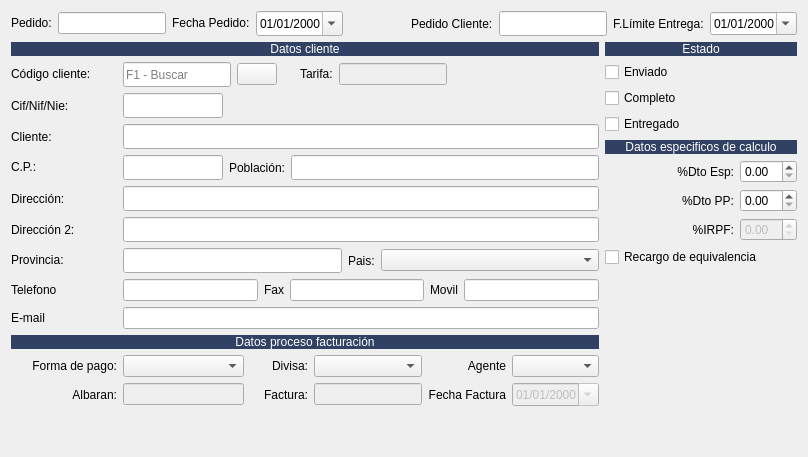
         <widget class="QWidget" name="tab_5">
          <attribute name="title">
           <string>Cabecera Pedido</string>
          </attribute>
          <layout class="QGridLayout" name="gridLayout_5">
           <item row="0" column="0" colspan="9">
            <layout class="QHBoxLayout" name="horizontalLayout_6">
             <item>
              <widget class="QLabel" name="lblnumalb">
               <property name="sizePolicy">
                <sizepolicy hsizetype="Preferred" vsizetype="Fixed">
                 <horstretch>0</horstretch>
                 <verstretch>0</verstretch>
                </sizepolicy>
               </property>
               <property name="text">
                <string>Pedido:</string>
               </property>
              </widget>
             </item>
             <item>
              <widget class="QLineEdit" name="txtpedido">
               <property name="maximumSize">
                <size>
                 <width>120</width>
                 <height>16777215</height>
                </size>
               </property>
              </widget>
             </item>
             <item>
              <widget class="QLabel" name="label">
               <property name="sizePolicy">
                <sizepolicy hsizetype="Preferred" vsizetype="Fixed">
                 <horstretch>0</horstretch>
                 <verstretch>0</verstretch>
                </sizepolicy>
               </property>
               <property name="text">
                <string>Fecha Pedido:</string>
               </property>
              </widget>
             </item>
             <item>
              <widget class="QDateEdit" name="txtfecha">
               <property name="minimumSize">
                <size>
                 <width>0</width>
                 <height>25</height>
                </size>
               </property>
               <property name="displayFormat">
                <string>dd/MM/yyyy</string>
               </property>
               <property name="calendarPopup">
                <bool>true</bool>
               </property>
              </widget>
             </item>
             <item>
              <spacer name="horizontalSpacer">
               <property name="orientation">
                <enum>Qt::Horizontal</enum>
               </property>
               <property name="sizeHint" stdset="0">
                <size>
                 <width>40</width>
                 <height>20</height>
                </size>
               </property>
              </spacer>
             </item>
             <item>
              <widget class="QLabel" name="label_24">
               <property name="text">
                <string>Pedido Cliente:</string>
               </property>
              </widget>
             </item>
             <item>
              <widget class="QLineEdit" name="txtpedido_cliente">
               <property name="minimumSize">
                <size>
                 <width>0</width>
                 <height>25</height>
                </size>
               </property>
               <property name="focusPolicy">
                <enum>Qt::NoFocus</enum>
               </property>
               <property name="readOnly">
                <bool>true</bool>
               </property>
              </widget>
             </item>
             <item>
              <widget class="QLabel" name="label_42">
               <property name="text">
                <string>F.Límite Entrega:</string>
               </property>
              </widget>
             </item>
             <item>
              <widget class="QDateEdit" name="txtfecha_limite_entrega">
               <property name="maximumSize">
                <size>
                 <width>120</width>
                 <height>16777215</height>
                </size>
               </property>
               <property name="displayFormat">
                <string>dd/MM/yyyy</string>
               </property>
               <property name="calendarPopup">
                <bool>true</bool>
               </property>
              </widget>
             </item>
            </layout>
           </item>
           <item row="3" column="0" colspan="2">
            <widget class="QLabel" name="label_15">
             <property name="text">
              <string>Cif/Nif/Nie:</string>
             </property>
            </widget>
           </item>
           <item row="3" column="2" colspan="2">
            <widget class="QLineEdit" name="txtcif">
             <property name="minimumSize">
              <size>
               <width>0</width>
               <height>25</height>
              </size>
             </property>
             <property name="maximumSize">
              <size>
               <width>100</width>
               <height>16777215</height>
              </size>
             </property>
            </widget>
           </item>
           <item row="10" column="0" colspan="2">
            <widget class="QLabel" name="label_65">
             <property name="text">
              <string>E-mail</string>
             </property>
            </widget>
           </item>
           <item row="2" column="0" colspan="2">
            <widget class="QLabel" name="label_3">
             <property name="sizePolicy">
              <sizepolicy hsizetype="Preferred" vsizetype="Fixed">
               <horstretch>0</horstretch>
               <verstretch>0</verstretch>
              </sizepolicy>
             </property>
             <property name="text">
              <string>Código cliente:</string>
             </property>
            </widget>
           </item>
           <item row="4" column="2" colspan="6">
            <widget class="QLineEdit" name="txtcliente">
             <property name="minimumSize">
              <size>
               <width>0</width>
               <height>25</height>
              </size>
             </property>
            </widget>
           </item>
           <item row="13" column="7">
            <widget class="QDateEdit" name="txtfecha_factura">
             <property name="enabled">
              <bool>false</bool>
             </property>
             <property name="sizePolicy">
              <sizepolicy hsizetype="Preferred" vsizetype="Fixed">
               <horstretch>0</horstretch>
               <verstretch>0</verstretch>
              </sizepolicy>
             </property>
             <property name="focusPolicy">
              <enum>Qt::NoFocus</enum>
             </property>
             <property name="displayFormat">
              <string>dd/MM/yyyy</string>
             </property>
             <property name="calendarPopup">
              <bool>true</bool>
             </property>
            </widget>
           </item>
           <item row="12" column="4">
            <widget class="QLabel" name="label_17">
             <property name="sizePolicy">
              <sizepolicy hsizetype="Preferred" vsizetype="Fixed">
               <horstretch>0</horstretch>
               <verstretch>0</verstretch>
              </sizepolicy>
             </property>
             <property name="text">
              <string>Divisa:</string>
             </property>
             <property name="alignment">
              <set>Qt::AlignRight|Qt::AlignTrailing|Qt::AlignVCenter</set>
             </property>
            </widget>
           </item>
           <item row="12" column="5">
            <widget class="QComboBox" name="cboDivisa">
             <property name="sizePolicy">
              <sizepolicy hsizetype="Preferred" vsizetype="Fixed">
               <horstretch>0</horstretch>
               <verstretch>0</verstretch>
              </sizepolicy>
             </property>
            </widget>
           </item>
           <item row="12" column="6">
            <widget class="QLabel" name="label_32">
             <property name="text">
              <string>Agente</string>
             </property>
             <property name="alignment">
              <set>Qt::AlignRight|Qt::AlignTrailing|Qt::AlignVCenter</set>
             </property>
            </widget>
           </item>
           <item row="12" column="7">
            <widget class="QComboBox" name="cboAgente">
             <property name="sizePolicy">
              <sizepolicy hsizetype="Preferred" vsizetype="Fixed">
               <horstretch>0</horstretch>
               <verstretch>0</verstretch>
              </sizepolicy>
             </property>
            </widget>
           </item>
           <item row="13" column="1">
            <widget class="QLabel" name="lblAlbaran">
             <property name="text">
              <string>Albaran:</string>
             </property>
             <property name="alignment">
              <set>Qt::AlignRight|Qt::AlignTrailing|Qt::AlignVCenter</set>
             </property>
            </widget>
           </item>
           <item row="13" column="2" colspan="2">
            <widget class="QLineEdit" name="txtalbaran">
             <property name="enabled">
              <bool>false</bool>
             </property>
             <property name="sizePolicy">
              <sizepolicy hsizetype="Preferred" vsizetype="Fixed">
               <horstretch>0</horstretch>
               <verstretch>0</verstretch>
              </sizepolicy>
             </property>
             <property name="focusPolicy">
              <enum>Qt::NoFocus</enum>
             </property>
            </widget>
           </item>
           <item row="13" column="4">
            <widget class="QLabel" name="lbl_fac">
             <property name="text">
              <string>Factura:</string>
             </property>
             <property name="alignment">
              <set>Qt::AlignRight|Qt::AlignTrailing|Qt::AlignVCenter</set>
             </property>
            </widget>
           </item>
           <item row="13" column="5">
            <widget class="QLineEdit" name="txtcNumFra">
             <property name="enabled">
              <bool>false</bool>
             </property>
             <property name="sizePolicy">
              <sizepolicy hsizetype="Preferred" vsizetype="Fixed">
               <horstretch>0</horstretch>
               <verstretch>0</verstretch>
              </sizepolicy>
             </property>
             <property name="focusPolicy">
              <enum>Qt::NoFocus</enum>
             </property>
            </widget>
           </item>
           <item row="13" column="6">
            <widget class="QLabel" name="lbl_fecha_fac">
             <property name="text">
              <string>Fecha Factura</string>
             </property>
             <property name="alignment">
              <set>Qt::AlignRight|Qt::AlignTrailing|Qt::AlignVCenter</set>
             </property>
            </widget>
           </item>
           <item row="5" column="2" colspan="6">
            <layout class="QHBoxLayout" name="horizontalLayout_2">
             <item>
              <widget class="QLineEdit" name="txtcp">
               <property name="minimumSize">
                <size>
                 <width>0</width>
                 <height>25</height>
                </size>
               </property>
               <property name="maximumSize">
                <size>
                 <width>100</width>
                 <height>16777215</height>
                </size>
               </property>
              </widget>
             </item>
             <item>
              <widget class="QLabel" name="label_7">
               <property name="text">
                <string>Población:</string>
               </property>
              </widget>
             </item>
             <item>
              <widget class="QLineEdit" name="txtpoblacion">
               <property name="sizePolicy">
                <sizepolicy hsizetype="Expanding" vsizetype="Fixed">
                 <horstretch>0</horstretch>
                 <verstretch>0</verstretch>
                </sizepolicy>
               </property>
               <property name="minimumSize">
                <size>
                 <width>0</width>
                 <height>25</height>
                </size>
               </property>
              </widget>
             </item>
            </layout>
           </item>
           <item row="2" column="2" colspan="6">
            <layout class="QHBoxLayout" name="horizontalLayout_3">
             <item>
              <widget class="QLineEdit" name="txtcodigo_cliente">
               <property name="minimumSize">
                <size>
                 <width>0</width>
                 <height>25</height>
                </size>
               </property>
               <property name="placeholderText">
                <string>F1 - Buscar</string>
               </property>
              </widget>
             </item>
             <item>
              <widget class="QPushButton" name="botBuscarCliente">
               <property name="text">
                <string/>
               </property>
               <property name="icon">
                <iconset resource="../maya.qrc">
                 <normaloff>:/Icons/PNG/search.png</normaloff>:/Icons/PNG/search.png</iconset>
               </property>
              </widget>
             </item>
             <item>
              <spacer name="horizontalSpacer_5">
               <property name="orientation">
                <enum>Qt::Horizontal</enum>
               </property>
               <property name="sizeType">
                <enum>QSizePolicy::Maximum</enum>
               </property>
               <property name="sizeHint" stdset="0">
                <size>
                 <width>17</width>
                 <height>20</height>
                </size>
               </property>
              </spacer>
             </item>
             <item>
              <widget class="QLabel" name="label_22">
               <property name="sizePolicy">
                <sizepolicy hsizetype="Preferred" vsizetype="Fixed">
                 <horstretch>0</horstretch>
                 <verstretch>0</verstretch>
                </sizepolicy>
               </property>
               <property name="text">
                <string>Tarifa:</string>
               </property>
              </widget>
             </item>
             <item>
              <widget class="QLineEdit" name="txtTarifa_cliente">
               <property name="enabled">
                <bool>false</bool>
               </property>
               <property name="focusPolicy">
                <enum>Qt::NoFocus</enum>
               </property>
              </widget>
             </item>
             <item>
              <spacer name="horizontalSpacer_6">
               <property name="orientation">
                <enum>Qt::Horizontal</enum>
               </property>
               <property name="sizeHint" stdset="0">
                <size>
                 <width>152</width>
                 <height>20</height>
                </size>
               </property>
              </spacer>
             </item>
            </layout>
           </item>
           <item row="1" column="0" colspan="8">
            <widget class="QLabel" name="label_69">
             <property name="maximumSize">
              <size>
               <width>16777215</width>
               <height>14</height>
              </size>
             </property>
             <property name="styleSheet">
              <string notr="true">background-color: #304163;
color: rgb(255, 255, 255);</string>
             </property>
             <property name="text">
              <string>Datos cliente</string>
             </property>
             <property name="alignment">
              <set>Qt::AlignCenter</set>
             </property>
            </widget>
           </item>
           <item row="12" column="0" colspan="2">
            <widget class="QLabel" name="label_30">
             <property name="text">
              <string>Forma de pago:</string>
             </property>
             <property name="alignment">
              <set>Qt::AlignRight|Qt::AlignTrailing|Qt::AlignVCenter</set>
             </property>
            </widget>
           </item>
           <item row="12" column="2" colspan="2">
            <widget class="QComboBox" name="cboFormapago">
             <property name="sizePolicy">
              <sizepolicy hsizetype="Preferred" vsizetype="Fixed">
               <horstretch>0</horstretch>
               <verstretch>0</verstretch>
              </sizepolicy>
             </property>
            </widget>
           </item>
           <item row="7" column="0" colspan="2">
            <widget class="QLabel" name="label_6">
             <property name="text">
              <string>Dirección 2:</string>
             </property>
            </widget>
           </item>
           <item row="8" column="0" colspan="2">
            <widget class="QLabel" name="label_13">
             <property name="sizePolicy">
              <sizepolicy hsizetype="Preferred" vsizetype="Fixed">
               <horstretch>0</horstretch>
               <verstretch>0</verstretch>
              </sizepolicy>
             </property>
             <property name="text">
              <string>Provincia:</string>
             </property>
            </widget>
           </item>
           <item row="9" column="0" colspan="2">
            <widget class="QLabel" name="label_61">
             <property name="sizePolicy">
              <sizepolicy hsizetype="Preferred" vsizetype="Fixed">
               <horstretch>0</horstretch>
               <verstretch>0</verstretch>
              </sizepolicy>
             </property>
             <property name="text">
              <string>Telefono</string>
             </property>
            </widget>
           </item>
           <item row="4" column="0" colspan="2">
            <widget class="QLabel" name="label_4">
             <property name="text">
              <string>Cliente:</string>
             </property>
            </widget>
           </item>
           <item row="5" column="0">
            <widget class="QLabel" name="label_67">
             <property name="sizePolicy">
              <sizepolicy hsizetype="Preferred" vsizetype="Fixed">
               <horstretch>0</horstretch>
               <verstretch>0</verstretch>
              </sizepolicy>
             </property>
             <property name="text">
              <string>C.P.:</string>
             </property>
            </widget>
           </item>
           <item row="6" column="0" colspan="2">
            <widget class="QLabel" name="label_5">
             <property name="text">
              <string>Dirección:</string>
             </property>
            </widget>
           </item>
           <item row="14" column="2">
            <spacer name="verticalSpacer_3">
             <property name="orientation">
              <enum>Qt::Vertical</enum>
             </property>
             <property name="sizeHint" stdset="0">
              <size>
               <width>20</width>
               <height>40</height>
              </size>
             </property>
            </spacer>
           </item>
           <item row="6" column="2" colspan="6">
            <widget class="QLineEdit" name="txtdireccion1">
             <property name="minimumSize">
              <size>
               <width>0</width>
               <height>25</height>
              </size>
             </property>
            </widget>
           </item>
           <item row="9" column="2" colspan="6">
            <layout class="QHBoxLayout" name="horizontalLayout_7">
             <item>
              <widget class="QLineEdit" name="txtTelefono">
               <property name="text">
                <string/>
               </property>
              </widget>
             </item>
             <item>
              <widget class="QLabel" name="label_63">
               <property name="text">
                <string>Fax</string>
               </property>
               <property name="alignment">
                <set>Qt::AlignRight|Qt::AlignTrailing|Qt::AlignVCenter</set>
               </property>
              </widget>
             </item>
             <item>
              <widget class="QLineEdit" name="txtFax">
               <property name="text">
                <string/>
               </property>
              </widget>
             </item>
             <item>
              <widget class="QLabel" name="label_64">
               <property name="text">
                <string>Movil</string>
               </property>
              </widget>
             </item>
             <item>
              <widget class="QLineEdit" name="txtMovil">
               <property name="text">
                <string/>
               </property>
              </widget>
             </item>
            </layout>
           </item>
           <item row="8" column="2" colspan="6">
            <layout class="QHBoxLayout" name="horizontalLayout_4">
             <item>
              <widget class="QLineEdit" name="txtprovincia">
               <property name="sizePolicy">
                <sizepolicy hsizetype="Preferred" vsizetype="Fixed">
                 <horstretch>0</horstretch>
                 <verstretch>0</verstretch>
                </sizepolicy>
               </property>
               <property name="minimumSize">
                <size>
                 <width>0</width>
                 <height>25</height>
                </size>
               </property>
               <property name="maximumSize">
                <size>
                 <width>16777215</width>
                 <height>16777215</height>
                </size>
               </property>
              </widget>
             </item>
             <item>
              <widget class="QLabel" name="label_14">
               <property name="sizePolicy">
                <sizepolicy hsizetype="Maximum" vsizetype="Preferred">
                 <horstretch>0</horstretch>
                 <verstretch>0</verstretch>
                </sizepolicy>
               </property>
               <property name="text">
                <string>Pais:</string>
               </property>
              </widget>
             </item>
             <item>
              <widget class="QComboBox" name="cboPais"/>
             </item>
            </layout>
           </item>
           <item row="1" column="8" rowspan="9">
            <layout class="QGridLayout" name="gridLayout_3">
             <item row="4" column="0" colspan="3">
              <widget class="QLabel" name="label_47">
               <property name="maximumSize">
                <size>
                 <width>16777215</width>
                 <height>14</height>
                </size>
               </property>
               <property name="styleSheet">
                <string notr="true">background-color: #304163;
color: rgb(255, 255, 255);</string>
               </property>
               <property name="text">
                <string>Datos especificos de calculo</string>
               </property>
               <property name="alignment">
                <set>Qt::AlignCenter</set>
               </property>
              </widget>
             </item>
             <item row="7" column="1">
              <widget class="QLabel" name="label_23">
               <property name="text">
                <string>%IRPF:</string>
               </property>
               <property name="alignment">
                <set>Qt::AlignRight|Qt::AlignTrailing|Qt::AlignVCenter</set>
               </property>
              </widget>
             </item>
             <item row="1" column="0">
              <widget class="QCheckBox" name="chkenviado">
               <property name="text">
                <string>Enviado</string>
               </property>
              </widget>
             </item>
             <item row="2" column="0">
              <widget class="QCheckBox" name="chkcompleto">
               <property name="text">
                <string>Completo</string>
               </property>
              </widget>
             </item>
             <item row="5" column="2">
              <widget class="QDoubleSpinBox" name="spin_porc_dto_especial">
               <property name="sizePolicy">
                <sizepolicy hsizetype="Preferred" vsizetype="Fixed">
                 <horstretch>0</horstretch>
                 <verstretch>0</verstretch>
                </sizepolicy>
               </property>
              </widget>
             </item>
             <item row="5" column="0" colspan="2">
              <widget class="QLabel" name="label_50">
               <property name="text">
                <string>%Dto Esp:</string>
               </property>
               <property name="alignment">
                <set>Qt::AlignRight|Qt::AlignTrailing|Qt::AlignVCenter</set>
               </property>
              </widget>
             </item>
             <item row="7" column="2">
              <widget class="QDoubleSpinBox" name="spinPorc_irpf">
               <property name="enabled">
                <bool>false</bool>
               </property>
               <property name="sizePolicy">
                <sizepolicy hsizetype="Preferred" vsizetype="Fixed">
                 <horstretch>0</horstretch>
                 <verstretch>0</verstretch>
                </sizepolicy>
               </property>
              </widget>
             </item>
             <item row="8" column="0" colspan="3">
              <widget class="QCheckBox" name="chkrecargo_equivalencia">
               <property name="enabled">
                <bool>true</bool>
               </property>
               <property name="text">
                <string>Recargo de equivalencia</string>
               </property>
              </widget>
             </item>
             <item row="9" column="1">
              <spacer name="verticalSpacer_2">
               <property name="orientation">
                <enum>Qt::Vertical</enum>
               </property>
               <property name="sizeHint" stdset="0">
                <size>
                 <width>20</width>
                 <height>107</height>
                </size>
               </property>
              </spacer>
             </item>
             <item row="6" column="2">
              <widget class="QDoubleSpinBox" name="spinPorc_dto_pp">
               <property name="sizePolicy">
                <sizepolicy hsizetype="Preferred" vsizetype="Fixed">
                 <horstretch>0</horstretch>
                 <verstretch>0</verstretch>
                </sizepolicy>
               </property>
              </widget>
             </item>
             <item row="6" column="0" colspan="2">
              <widget class="QLabel" name="label_48">
               <property name="text">
                <string>%Dto PP:</string>
               </property>
               <property name="alignment">
                <set>Qt::AlignRight|Qt::AlignTrailing|Qt::AlignVCenter</set>
               </property>
              </widget>
             </item>
             <item row="3" column="0">
              <widget class="QCheckBox" name="chkentregado">
               <property name="text">
                <string>Entregado</string>
               </property>
              </widget>
             </item>
             <item row="0" column="0" colspan="3">
              <widget class="QLabel" name="label_70">
               <property name="maximumSize">
                <size>
                 <width>16777215</width>
                 <height>14</height>
                </size>
               </property>
               <property name="styleSheet">
                <string notr="true">background-color: #304163;
color: rgb(255, 255, 255);</string>
               </property>
               <property name="text">
                <string>Estado</string>
               </property>
               <property name="alignment">
                <set>Qt::AlignCenter</set>
               </property>
              </widget>
             </item>
            </layout>
           </item>
           <item row="7" column="2" colspan="6">
            <widget class="QLineEdit" name="txtdireccion2">
             <property name="minimumSize">
              <size>
               <width>0</width>
               <height>25</height>
              </size>
             </property>
            </widget>
           </item>
           <item row="10" column="2" colspan="6">
            <widget class="QLineEdit" name="txtEmail"/>
           </item>
           <item row="11" column="0" colspan="8">
            <widget class="QLabel" name="label_66">
             <property name="maximumSize">
              <size>
               <width>16777215</width>
               <height>14</height>
              </size>
             </property>
             <property name="styleSheet">
              <string notr="true">background-color: #304163;
color: rgb(255,255,255);</string>
             </property>
             <property name="text">
              <string>Datos proceso facturación</string>
             </property>
             <property name="alignment">
              <set>Qt::AlignCenter</set>
             </property>
            </widget>
           </item>
          </layout>
          <zorder>label_17</zorder>
          <zorder>cboDivisa</zorder>
          <zorder>label_32</zorder>
          <zorder>cboAgente</zorder>
          <zorder>lblAlbaran</zorder>
          <zorder>txtalbaran</zorder>
          <zorder>lbl_fac</zorder>
          <zorder>txtcNumFra</zorder>
          <zorder>lbl_fecha_fac</zorder>
          <zorder>label_69</zorder>
          <zorder>label_30</zorder>
          <zorder>cboFormapago</zorder>
          <zorder>label_66</zorder>
          <zorder></zorder>
          <zorder>txtdireccion2</zorder>
          <zorder>txtcliente</zorder>
          <zorder>label_6</zorder>
          <zorder>label_5</zorder>
          <zorder>label_4</zorder>
          <zorder>txtdireccion1</zorder>
          <zorder>txtEmail</zorder>
          <zorder>label_65</zorder>
          <zorder>label_61</zorder>
          <zorder>txtcif</zorder>
          <zorder>label_13</zorder>
          <zorder>label_15</zorder>
          <zorder>label_67</zorder>
          <zorder>label_3</zorder>
          <zorder>txtfecha_factura</zorder>
          <zorder>verticalSpacer_3</zorder>
         </widget>
